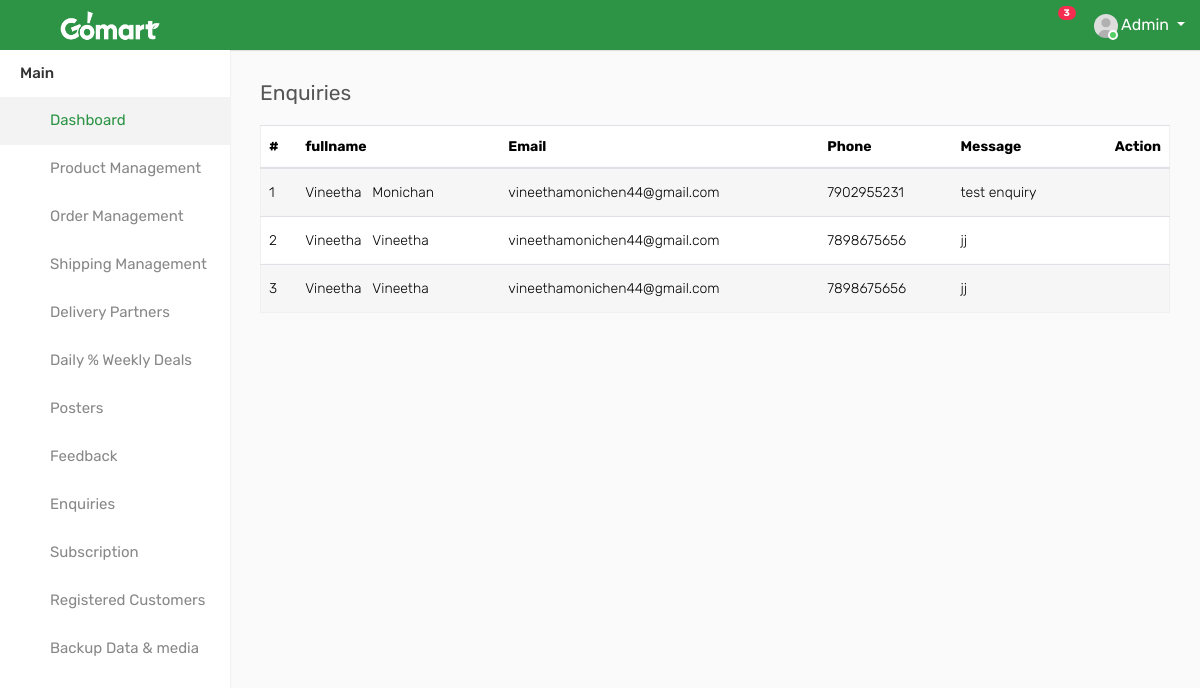
Before: /all_enquiries/ (signed in) with the older database file.
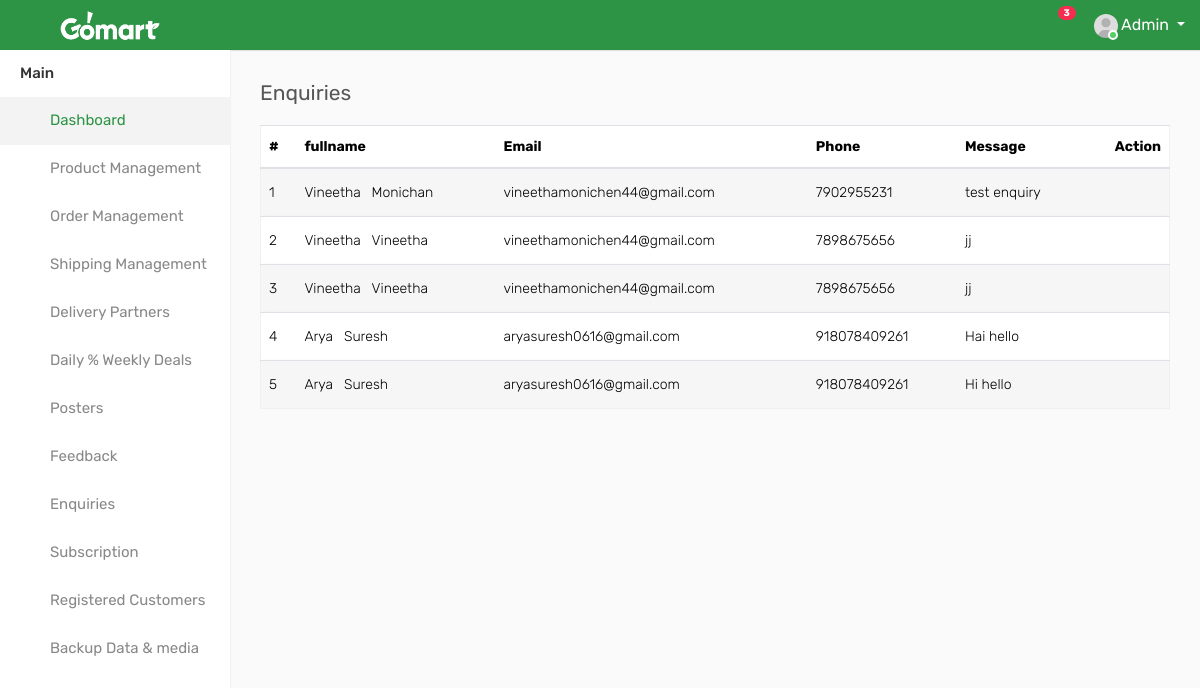
After: the same page with the newer database file.
### GoApp/models.py (models this page shows)
class tbl_Enquiry(models.Model):
    firstname = models.CharField(max_length=100, null=True)
    lastname = models.CharField(max_length=100, null=True)
    email = models.EmailField(max_length=100, null=True)
    phone = models.IntegerField(null=True)
    message = models.TextField(null=True)

### GoApp/views.py (the view)
# urls.py: path("all_enquiries/",views.all_enquiries,name="all_enquiries"),
@never_cache
@login_required(login_url='/Gomart_Admin/')
def all_enquiries(request):
    data=tbl_Enquiry.objects.all()
    return render(request,"all_enquiries.html",{"data":data})

### templates/all_enquiries.html (shortened to what this page needs)
{% include 'left_nav.html' %}
        <div class="page-wrapper">
            <div class="content">
                <div class="row">
                    <div class="col-sm-5 col-5">
                        <h4 class="page-title">Enquiries</h4>
                    </div>
                    <div class="col-sm-7 col-7 text-right m-b-30">
                    </div>
                </div>
                <div class="row">
                    <div class="col-md-12">
                        <div class="table-responsive">
                            <table class="table table-striped custom-table mb-0 datatable">
                                <thead>
                                    <tr>
                                        <th>#</th>
                                        <th>fullname</th>
                                        <th>Email</th>
                                        <th>Phone</th>
                                         <th>Message</th>
                                        <th class="text-right">Action</th>
                                    </tr>
                                </thead>
                                <tbody>
                                {% for i in data %}
                                    <tr>
                                        <td>{{forloop.counter}}</td>
                                        <td>{{i.firstname}} &nbsp;&nbsp;{{i.lastname}}</td>
                                        <td>{{i.email}}</td>
										<td>{{i.phone}}</td>
                                        <td>{{i.message}}</td>
                                        <td class="text-right">
                                            <div class="dropdown dropdown-action">
                                                <a href="#" class="action-icon dropdown-toggle" data-toggle="dropdown"
                                                   aria-expanded="false"><i class="fa fa-ellipsis-v"></i></a>
                                            </div>
                                        </td>
                                    </tr>
                        </div>
                        {% endfor %}
                    </div>
                    </div>

Changed rows visible on the page:
added tbl_Enquiry: firstname "Arya", lastname "Suresh", email "aryasuresh0616@gmail.com", phone "918078409261", message "Hai hello"
added tbl_Enquiry: firstname "Arya", lastname "Suresh", email "aryasuresh0616@gmail.com", phone "918078409261", message "Hi hello"
